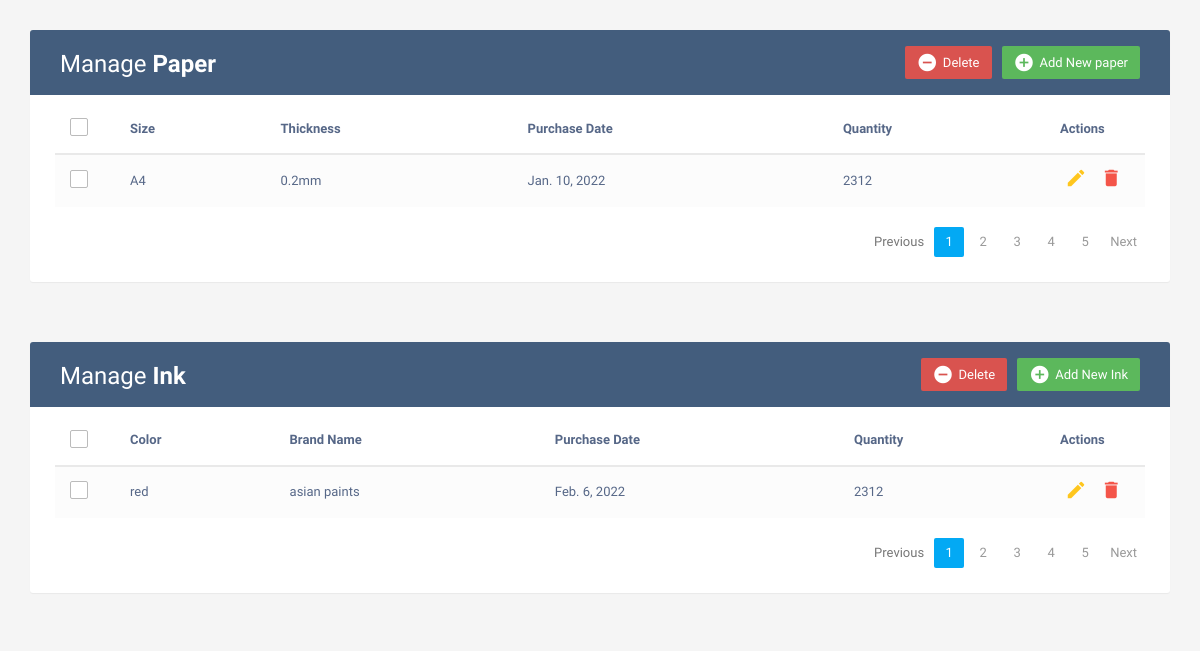
Page /inventory on the committed database.
### gnpps/models.py (models this page shows, shortened)
class paper(models.Model):
    size =  models.CharField( max_length=20, null=False, blank=False)
    thickness =  models.CharField( max_length=50, null=False, blank=False)
    purchase_date = models.DateField(auto_now_add=False,auto_now=False, blank=False)
    quantity = models.CharField( max_length=20, null=False, blank=False)

class ink(models.Model):
    colour= models.CharField( max_length=20, null=False, blank=False)
    brand_name=models.CharField( max_length=20, null=False, blank=False)
    purchase_date=models.DateField(auto_now_add=False,auto_now=False, blank=False)
    quantity=models.CharField( max_length=20, null=False, blank=False)

### gnpps/views.py (the view)
# urls.py: path("inventory", views.inventory, name="inventory"),
def inventory(request):
    paper1 = paper.objects.all()
    ink1 = ink.objects.all()
    context = {
        'paper':paper1,
        'ink':ink1,
    }
    return render(request,"gnpps/inventory.html",context)

### templates/gnpps/inventory.html (shortened to what this page needs)
<!DOCTYPE html>
<html lang="en">
<head>
<link rel="stylesheet" href="https://maxcdn.bootstrapcdn.com/font-awesome/4.7.0/css/font-awesome.min.css">
<link rel="stylesheet" href="https://maxcdn.bootstrapcdn.com/bootstrap/3.3.7/css/bootstrap.min.css">
  <body>
    <div class="container">
        <div class="table-wrapper">
            <div class="table-title">
                <div class="row">
                    <div class="col-sm-6">
						<h2>Manage <b>Paper</b></h2>
					</div>
					<div class="col-sm-6">
						<a href="#addpaperModal" class="btn btn-success" data-toggle="modal"><i class="material-icons">&#xE147;</i> <span>Add New paper</span></a>
						<a href="#deletepaperModal" class="btn btn-danger" data-toggle="modal"><i class="material-icons">&#xE15C;</i> <span>Delete</span></a>
					</div>
                </div>
            </div>
            <table class="table table-striped table-hover">
                <thead>
                    <tr>
						<th>
							<span class="custom-checkbox">
								<label for="selectAll"></label>
							</span>
						</th>
                        <th>Size</th>
                        <th>Thickness</th>
						<th>Purchase Date</th>
                        <th>Quantity</th>
                        <th>Actions</th>
                    </tr>
                </thead>
                <tbody>
                    {%for i in paper%}
                    <tr>
						<td>
							<span class="custom-checkbox">
								<label for="checkbox1"></label>
							</span>
						</td>
                        <td>{{i.size}}</td>
                        <td>{{i.thickness}}</td>
						<td>{{i.purchase_date}}</td>
                        <td>{{i.quantity}}</td>
                        <td>
                            <a href="#editpaperModal-{{forloop.counter}}" class="edit" data-toggle="modal"><i class="material-icons" data-toggle="tooltip" title="Edit">&#xE254;</i></a>
                            <a href="#deletepaperModal-{{forloop.counter}}" class="delete" data-toggle="modal"><i class="material-icons" data-toggle="tooltip" title="Delete">&#xE872;</i></a>
                        </td>
                    </tr>
                    {%endfor%}
                </tbody>
            </table>
			<div class="clearfix">
                <ul class="pagination">
                    <li class="page-item disabled"><a href="#">Previous</a></li>
                    <li class="page-item active"><a href="#" class="page-link">1</a></li>
                    <li class="page-item"><a href="#" class="page-link">2</a></li>
                    <li class="page-item"><a href="#" class="page-link">3</a></li>
                    <li class="page-item"><a href="#" class="page-link">4</a></li>
                    <li class="page-item"><a href="#" class="page-link">5</a></li>
                    <li class="page-item"><a href="#" class="page-link">Next</a></li>
                </ul>
            </div>
        </div>
    </div>
<div class="container">
    <div class="table-wrapper">
        <div class="table-title">
            <div class="row">
                <div class="col-sm-6">
                    <h2>Manage <b>Ink</b></h2>
                </div>
                <div class="col-sm-6">
                    <a href="#addinkModal" class="btn btn-success" data-toggle="modal"><i class="material-icons">&#xE147;</i> <span>Add New Ink</span></a>
                    <a href="#deleteinkModal" class="btn btn-danger" data-toggle="modal"><i class="material-icons">&#xE15C;</i> <span>Delete</span></a>
                </div>
            </div>
        </div>
        <table class="table table-striped table-hover">
            <thead>
                <tr>
                    <th>
                        <span class="custom-checkbox">
                            <label for="selectAll"></label>
                        </span>
                    </th>
                    <th>Color</th>
                    <th>Brand Name</th>
                    <th>Purchase Date</th>
                    <th>Quantity</th>
                    <th>Actions</th>
                </tr>
            </thead>
            <tbody>
                {%for i in ink%}
                <tr>
                    <td>
                        <span class="custom-checkbox">
                            <label for="checkbox1"></label>
                        </span>
                    </td>
                    <td>{{i.colour}}</td>
                    <td>{{i.brand_name}}</td>
                    <td>{{i.purchase_date}}</td>
                    <td>{{i.quantity}}</td>
                    <td>
                        <a href="#editinkModal-{{forloop.counter}}" class="edit" data-toggle="modal"><i class="material-icons" data-toggle="tooltip" title="Edit">&#xE254;</i></a>
                        <a href="#deleteinkModal-{{forloop.counter}}" class="delete" data-toggle="modal"><i class="material-icons" data-toggle="tooltip" title="Delete">&#xE872;</i></a>
                    </td>
                </tr>
                {%endfor%}
            </tbody>
        </table>
        <div class="clearfix">
            <ul class="pagination">
                <li class="page-item disabled"><a href="#">Previous</a></li>
                <li class="page-item active"><a href="#" class="page-link">1</a></li>
                <li class="page-item"><a href="#" class="page-link">2</a></li>
                <li class="page-item"><a href="#" class="page-link">3</a></li>
                <li class="page-item"><a href="#" class="page-link">4</a></li>
                <li class="page-item"><a href="#" class="page-link">5</a></li>
                <li class="page-item"><a href="#" class="page-link">Next</a></li>
            </ul>
        </div>
    </div>
</div>
</body>
</html>

### templates/gnpps/inventory.html (style rules this page uses)
body { color: #566787; background: #f5f5f5; font-family: 'Varela Round', sans-serif; font-size: 13px; }
.table-wrapper { background: #fff; padding: 20px 25px; margin: 30px 0; border-radius: 3px; box-shadow: 0 1px 1px rgba(0,0,0,.05); }
.table-title { padding-bottom: 15px; background: #435d7d; color: #fff; padding: 16px 30px; margin: -20px -25px 10px; border-radius: 3px 3px 0 0; }
.table-title h2 { margin: 5px 0 0; font-size: 24px; }
.table-title .btn { color: #fff; float: right; font-size: 13px; border: none; min-width: 50px; border-radius: 2px; border: none; outline: none !important; margin-left: 10px; }
.table-title .btn i { float: left; font-size: 21px; margin-right: 5px; }
.table-title .btn span { float: left; margin-top: 2px; }
table.table tr th, table.table tr td { border-color: #e9e9e9; padding: 12px 15px; vertical-align: middle; }
table.table tr th:first-child { width: 60px; }
table.table tr th:last-child { width: 100px; }
table.table-striped tbody tr:nth-of-type(odd) { background-color: #fcfcfc; }
table.table td:last-child i { opacity: 0.9; font-size: 22px; margin: 0 5px; }
table.table td a { font-weight: bold; color: #566787; display: inline-block; text-decoration: none; outline: none !important; }
table.table td a.edit { color: #FFC107; }
table.table td a.delete { color: #F44336; }
table.table td i { font-size: 19px; }
.pagination { float: right; margin: 0 0 5px; }
.pagination li a { border: none; font-size: 13px; min-width: 30px; min-height: 30px; color: #999; margin: 0 2px; line-height: 30px; border-radius: 2px !important; text-align: center; padding: 0 6px; }
.pagination li.active a, .pagination li.active a.page-link { background: #03A9F4; }
.custom-checkbox { position: relative; }
.custom-checkbox label:before { width: 18px; height: 18px; }
.custom-checkbox label:before { content: ''; margin-right: 10px; display: inline-block; vertical-align: text-top; background: white; border: 1px solid #bbb; border-radius: 2px; box-sizing: border-box; z-index: 2; }

### rows in the picture
paper: size "A4", thickness "0.2mm", purchase_date "Jan. 10, 2022", quantity "2312"
ink: colour "red", brand_name "asian paints", purchase_date "Feb. 6, 2022", quantity "2312"
